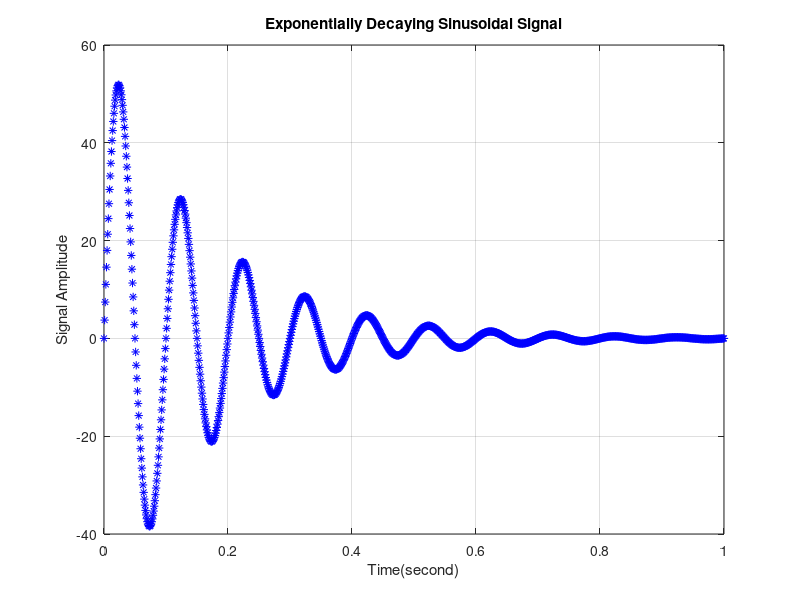

Here is the MATLAB script that generated this plot:
clc; close; clear all;
%Exponentially Decaying Sinusoidal Signal
%x(t)=A*exp(-a*t)*sin((2*pi*f*t)+phi);

fs=1000;   %sampling frequency
ts=1/fs;

A=60;   a=6;  f=10;  phi=0;  n=[];

time_start=0;   time_end=1;
n=time_start:ts:time_end;
index_t=0;

for t=n
    index_t=index_t+1;
    n(2,index_t)=A*exp(-a*t)*sin((2*pi*f*t)+phi);
end

figure(1)
plot(n(1,:),n(2,:),'b*');
%stem(n(1,:),n(2,:),'b*');
xlabel('Time(second)');
ylabel('Signal Amplitude');
title('Exponentially Decaying Sinusoidal Signal');
grid on

% M.S.Ahmed
